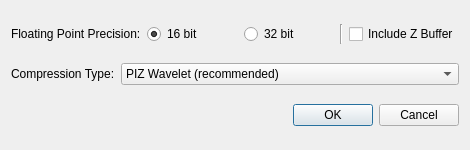
<?xml version="1.0" encoding="UTF-8"?>
<ui version="4.0">
 <class>OpenEXROptionsDialog</class>
 <widget class="QDialog" name="OpenEXROptionsDialog">
  <property name="geometry">
   <rect>
    <x>0</x>
    <y>0</y>
    <width>470</width>
    <height>150</height>
   </rect>
  </property>
  <property name="minimumSize">
   <size>
    <width>470</width>
    <height>150</height>
   </size>
  </property>
  <property name="maximumSize">
   <size>
    <width>470</width>
    <height>150</height>
   </size>
  </property>
  <property name="windowTitle">
   <string>OpenEXR Options</string>
  </property>
  <layout class="QVBoxLayout" name="verticalLayout">
   <item>
    <layout class="QHBoxLayout" name="horizontalLayout_3">
     <item>
      <widget class="QLabel" name="label">
       <property name="text">
        <string>Floating Point Precision:</string>
       </property>
       <property name="buddy">
        <cstring>halfFloatRadioButton</cstring>
       </property>
      </widget>
     </item>
     <item>
      <widget class="QRadioButton" name="halfFloatRadioButton">
       <property name="text">
        <string>16 bit</string>
       </property>
       <property name="checked">
        <bool>true</bool>
       </property>
       <property name="autoExclusive">
        <bool>true</bool>
       </property>
      </widget>
     </item>
     <item>
      <widget class="QRadioButton" name="singleFloatRadioButton">
       <property name="text">
        <string>32 bit</string>
       </property>
      </widget>
     </item>
     <item>
      <widget class="Line" name="line">
       <property name="orientation">
        <enum>Qt::Vertical</enum>
       </property>
      </widget>
     </item>
     <item>
      <widget class="QCheckBox" name="depthChannelCheckBox">
       <property name="text">
        <string>Include Z Buffer</string>
       </property>
      </widget>
     </item>
    </layout>
   </item>
   <item>
    <layout class="QHBoxLayout" name="horizontalLayout">
     <item>
      <widget class="QLabel" name="label_3">
       <property name="sizePolicy">
        <sizepolicy hsizetype="Fixed" vsizetype="Preferred">
         <horstretch>0</horstretch>
         <verstretch>0</verstretch>
        </sizepolicy>
       </property>
       <property name="text">
        <string>Compression Type:</string>
       </property>
       <property name="buddy">
        <cstring>compressionTypeComboBox</cstring>
       </property>
      </widget>
     </item>
     <item>
      <widget class="QComboBox" name="compressionTypeComboBox">
       <property name="currentIndex">
        <number>1</number>
       </property>
       <item>
        <property name="text">
         <string>Run length encoding</string>
        </property>
       </item>
       <item>
        <property name="text">
         <string>PIZ Wavelet (recommended)</string>
        </property>
       </item>
       <item>
        <property name="text">
         <string>ZIP style (per scanline)</string>
        </property>
       </item>
       <item>
        <property name="text">
         <string>Pixar 24bit ZIP (lossy for 32bit floats)</string>
        </property>
       </item>
       <item>
        <property name="text">
         <string>Uncompressed</string>
        </property>
       </item>
      </widget>
     </item>
    </layout>
   </item>
   <item>
    <widget class="QDialogButtonBox" name="buttonBox">
     <property name="minimumSize">
      <size>
       <width>0</width>
       <height>0</height>
      </size>
     </property>
     <property name="orientation">
      <enum>Qt::Horizontal</enum>
     </property>
     <property name="standardButtons">
      <set>QDialogButtonBox::Cancel|QDialogButtonBox::Ok</set>
     </property>
    </widget>
   </item>
  </layout>
 </widget>
 <tabstops>
  <tabstop>buttonBox</tabstop>
  <tabstop>halfFloatRadioButton</tabstop>
  <tabstop>singleFloatRadioButton</tabstop>
  <tabstop>depthChannelCheckBox</tabstop>
  <tabstop>compressionTypeComboBox</tabstop>
 </tabstops>
 <resources/>
 <connections>
  <connection>
   <sender>buttonBox</sender>
   <signal>accepted()</signal>
   <receiver>OpenEXROptionsDialog</receiver>
   <slot>accept()</slot>
   <hints>
    <hint type="sourcelabel">
     <x>248</x>
     <y>254</y>
    </hint>
    <hint type="destinationlabel">
     <x>157</x>
     <y>274</y>
    </hint>
   </hints>
  </connection>
  <connection>
   <sender>buttonBox</sender>
   <signal>rejected()</signal>
   <receiver>OpenEXROptionsDialog</receiver>
   <slot>reject()</slot>
   <hints>
    <hint type="sourcelabel">
     <x>316</x>
     <y>260</y>
    </hint>
    <hint type="destinationlabel">
     <x>286</x>
     <y>274</y>
    </hint>
   </hints>
  </connection>
 </connections>
</ui>
